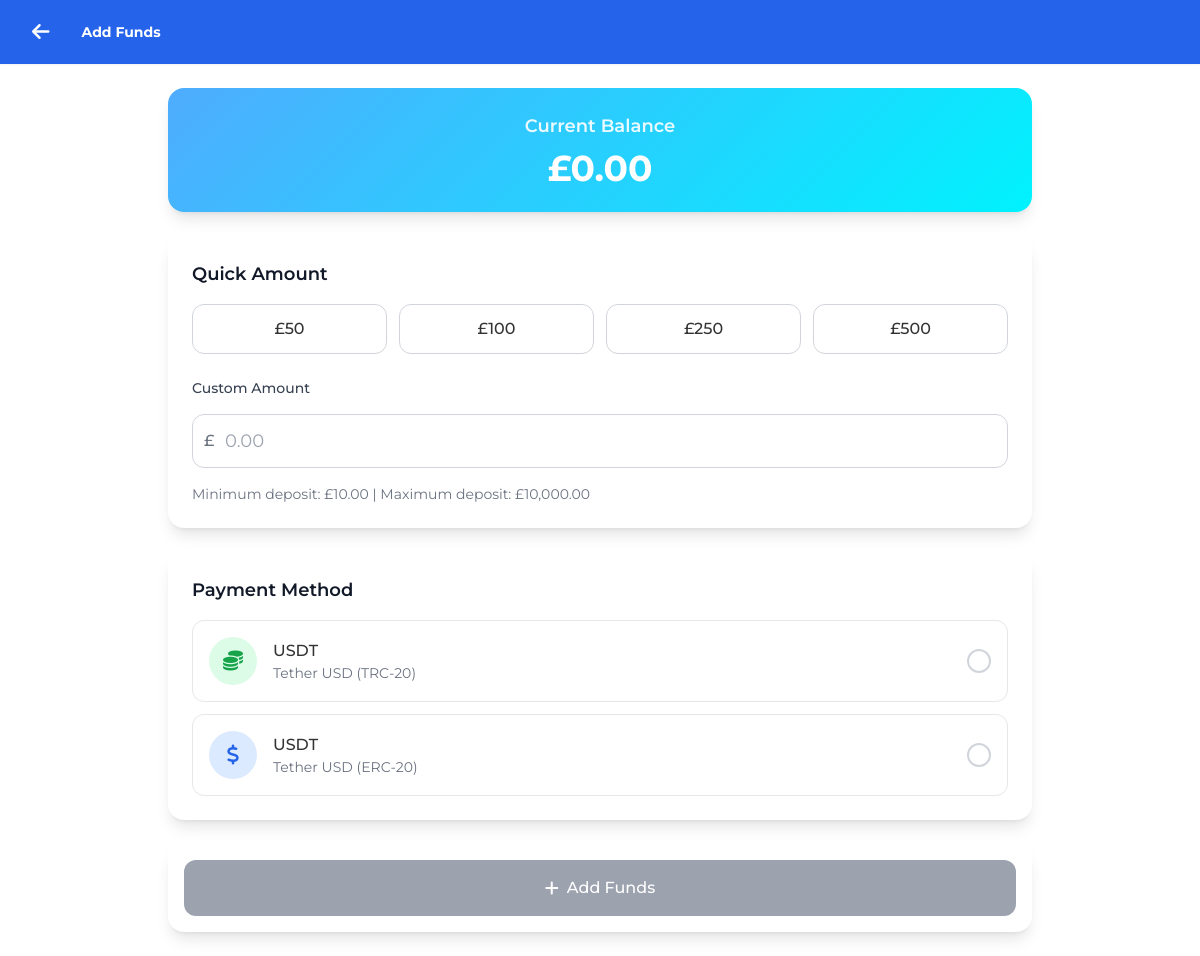
The app's page /deposit (signed in), older data.
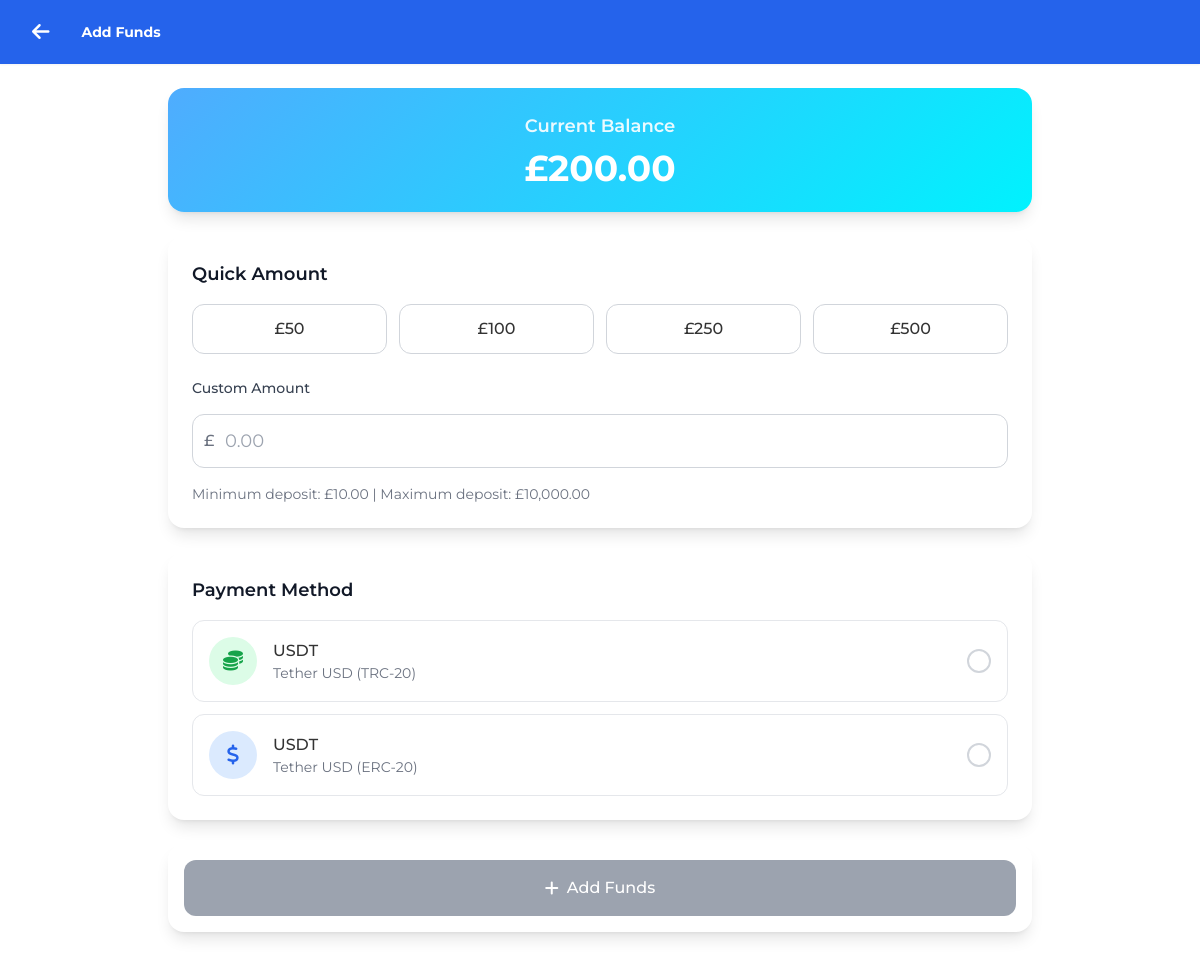
The same page, newer data.
### hotel_app/models.py (models this page shows, shortened)
class User(db.Model, UserMixin):
    __tablename__ = 'user'
    id = db.Column(db.Integer, primary_key=True)
    nickname = db.Column(db.String(80))
    user_id = db.Column(db.String(6), unique=True)
    agent_id = db.Column(db.String(6), unique=True)
    contact = db.Column(db.String(20))
    invitation_code = db.Column(db.String(20))
    member_points = db.Column(db.Integer, default=0)
    trial_bonus = db.Column(db.Float, default=564.00)
    balance = db.Column(db.Float, default=564.00)
    total_deposits = db.Column(db.Float, default=0.0)
    vip_level = db.Column(db.String(10), default='VIP0')
    withdrawal_password = db.Column(db.String(100))
    password_hash = db.Column(db.String(100))
    is_active = db.Column(db.Boolean, default=False)
    created_at = db.Column(db.DateTime, default=datetime.utcnow)
    session_locked = db.Column(db.Boolean, default=False)
    total_commission_earned = db.Column(db.Float, default=0.0)
    first_session_completed = db.Column(db.Boolean, default=False)
    session_reset_date = db.Column(db.String)
    bound_wallet_type = db.Column(db.String(20))
    max_first_session_reservations = db.Column(db.Integer, default=35)
    wallet_bound_at = db.Column(db.DateTime)
    second_session_reservations_count = db.Column(db.Integer, default=0)
    second_session_commission = db.Column(db.Float, default=0.0)
    bound_wallet_address = db.Column(db.String(200))
    first_session_commission = db.Column(db.Float, default=0.0)
    first_session_reservations_count = db.Column(db.Integer, default=0)
    current_session = db.Column(db.String(10), default='first')
    revolut_name = db.Column(db.String(100))
    revolut_iban = db.Column(db.String(50))
    revolut_revtag = db.Column(db.String(20))
    ip_address = db.Column(db.String(45))  # IPv6 can be up to 45 characters
    country = db.Column(db.String(100))
    country_code = db.Column(db.String(2))
    region = db.Column(db.String(100))
    city = db.Column(db.String(100))
    latitude = db.Column(db.Float)
    longitude = db.Column(db.Float)
    timezone = db.Column(db.String(50))
    isp = db.Column(db.String(255))
    last_location_update = db.Column(db.DateTime, default=datetime.utcnow)
    reservations = db.relationship('Reservation', backref='user', lazy=True)
    deposit_requests = db.relationship('DepositRequest', backref='user', lazy=True)
    withdrawal_requests = db.relationship('WithdrawalRequest', backref='user', lazy=True)
    hotel_assignments = db.relationship('UserHotelAssignment', backref='user', lazy=True)
    hotel_ratings = db.relationship('UserHotelRating', backref='user', lazy=True)

### hotel_app/routes.py (the view, shortened to what this page needs)
@app.route('/deposit', methods=['GET', 'POST'])
def deposit():
    print("=== DEPOSIT ROUTE CALLED ===")
    if 'user_id' not in session:
        return redirect(url_for('login'))
    user = User.query.get(session['user_id'])
    if not user:
        flash('User not found', 'error')
        return redirect(url_for('login'))
    return render_template('deposit.html', user=user)

### hotel_app/__init__.py (called while the page is built)
@login_manager.user_loader
def load_user(user_id):
    return User.query.get(int(user_id))

### hotel_app/routes.py (called while the page is built)
@app.before_request
def check_admin_routes():
    if request.endpoint and request.endpoint.startswith('admin_') and request.endpoint != 'admin_login':
        if 'admin_id' not in session:
            return redirect(url_for('admin_login'))

### hotel_app/templates/deposit.html (shortened to what the changed rows need)
<!DOCTYPE html>
<html lang="en">
    <head>
        <link rel="stylesheet" href="https://cdnjs.cloudflare.com/ajax/libs/font-awesome/6.4.0/css/all.min.css">
        <link rel="stylesheet" href="{{ url_for('static', filename='css/user.css') }}">
        <link rel="stylesheet" href="{{ url_for('static', filename='css/translate.css') }}">
        <script src="https://cdn.tailwindcss.com"></script>
    </head>
    <body class="luxury-bg min-h-screen">
        <header class="sticky h-16 top-0 z-50 bg-[#2563eb] shadow-sm py-2 md:py-4 px-4 md:px-8">
            <div class="flex items-center justify-start gap-8 text-white h-full">
                <h1 data-translate class="text-white text-sm md:text-md font-bold">Add Funds</h1>
            </div>
        </header>
        <div class="max-w-4xl mx-auto px-4 py-6 space-y-6">
            <div class="deposit-gradient rounded-2xl shadow-lg p-6 text-white">
                <div class="text-center">
                    <div class="mt-2">
                        <span class="text-3xl md:text-4xl font-bold">£{{ "%.2f"|format(user.balance) }}</span>
                    </div>
                </div>
            </div>
        </div>
    </body>
</html>

Row changes from the older to the newer data that the page shows:
changed User: balance "0.00" → "200.00"
